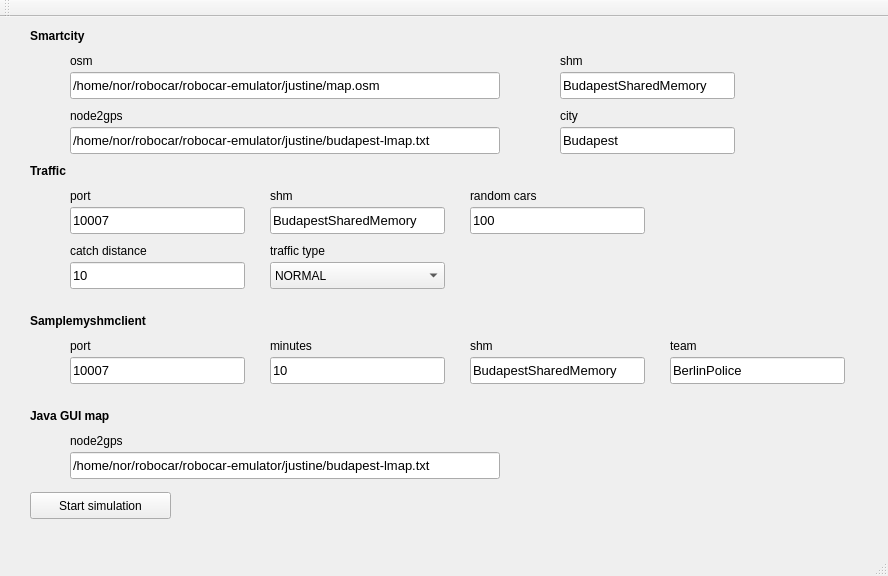
<?xml version="1.0" encoding="UTF-8"?>
<ui version="4.0">
 <class>MainWindow</class>
 <widget class="QMainWindow" name="MainWindow">
  <property name="geometry">
   <rect>
    <x>0</x>
    <y>0</y>
    <width>888</width>
    <height>576</height>
   </rect>
  </property>
  <property name="sizePolicy">
   <sizepolicy hsizetype="Fixed" vsizetype="Fixed">
    <horstretch>0</horstretch>
    <verstretch>0</verstretch>
   </sizepolicy>
  </property>
  <property name="minimumSize">
   <size>
    <width>888</width>
    <height>576</height>
   </size>
  </property>
  <property name="maximumSize">
   <size>
    <width>888</width>
    <height>576</height>
   </size>
  </property>
  <property name="windowTitle">
   <string>Robocar GUI Control</string>
  </property>
  <widget class="QWidget" name="centralWidget">
   <widget class="QLineEdit" name="c1o1Tex">
    <property name="geometry">
     <rect>
      <x>70</x>
      <y>55</y>
      <width>430</width>
      <height>27</height>
     </rect>
    </property>
    <property name="font">
     <font>
      <pointsize>10</pointsize>
     </font>
    </property>
    <property name="text">
     <string>/home/nor/robocar/robocar-emulator/justine/map.osm</string>
    </property>
   </widget>
   <widget class="QLabel" name="c1o1Lbl">
    <property name="geometry">
     <rect>
      <x>70</x>
      <y>35</y>
      <width>91</width>
      <height>17</height>
     </rect>
    </property>
    <property name="text">
     <string>osm</string>
    </property>
   </widget>
   <widget class="QPushButton" name="startSimBtn">
    <property name="geometry">
     <rect>
      <x>30</x>
      <y>475</y>
      <width>141</width>
      <height>27</height>
     </rect>
    </property>
    <property name="text">
     <string>Start simulation</string>
    </property>
   </widget>
   <widget class="QLabel" name="smcLbl">
    <property name="geometry">
     <rect>
      <x>30</x>
      <y>10</y>
      <width>81</width>
      <height>17</height>
     </rect>
    </property>
    <property name="font">
     <font>
      <weight>75</weight>
      <bold>true</bold>
     </font>
    </property>
    <property name="text">
     <string>Smartcity</string>
    </property>
   </widget>
   <widget class="QLabel" name="c1o2Lbl">
    <property name="geometry">
     <rect>
      <x>560</x>
      <y>90</y>
      <width>67</width>
      <height>17</height>
     </rect>
    </property>
    <property name="text">
     <string>city</string>
    </property>
   </widget>
   <widget class="QLineEdit" name="c1o2Tex">
    <property name="geometry">
     <rect>
      <x>560</x>
      <y>110</y>
      <width>175</width>
      <height>27</height>
     </rect>
    </property>
    <property name="font">
     <font>
      <pointsize>10</pointsize>
     </font>
    </property>
    <property name="text">
     <string>Budapest</string>
    </property>
   </widget>
   <widget class="QLineEdit" name="c1o3Tex">
    <property name="geometry">
     <rect>
      <x>560</x>
      <y>55</y>
      <width>175</width>
      <height>27</height>
     </rect>
    </property>
    <property name="font">
     <font>
      <pointsize>10</pointsize>
     </font>
    </property>
    <property name="text">
     <string>BudapestSharedMemory</string>
    </property>
   </widget>
   <widget class="QLineEdit" name="c1o4Tex">
    <property name="geometry">
     <rect>
      <x>70</x>
      <y>110</y>
      <width>430</width>
      <height>27</height>
     </rect>
    </property>
    <property name="font">
     <font>
      <pointsize>10</pointsize>
     </font>
    </property>
    <property name="text">
     <string>/home/nor/robocar/robocar-emulator/justine/budapest-lmap.txt</string>
    </property>
   </widget>
   <widget class="QLabel" name="c1o3Lbl">
    <property name="geometry">
     <rect>
      <x>560</x>
      <y>35</y>
      <width>67</width>
      <height>17</height>
     </rect>
    </property>
    <property name="text">
     <string>shm</string>
    </property>
   </widget>
   <widget class="QLabel" name="c1o4Lbl">
    <property name="geometry">
     <rect>
      <x>70</x>
      <y>90</y>
      <width>121</width>
      <height>17</height>
     </rect>
    </property>
    <property name="text">
     <string>node2gps</string>
    </property>
   </widget>
   <widget class="QLabel" name="traffLbl">
    <property name="geometry">
     <rect>
      <x>30</x>
      <y>145</y>
      <width>51</width>
      <height>17</height>
     </rect>
    </property>
    <property name="font">
     <font>
      <weight>75</weight>
      <bold>true</bold>
     </font>
    </property>
    <property name="text">
     <string>Traffic</string>
    </property>
   </widget>
   <widget class="QLabel" name="clientLbl">
    <property name="geometry">
     <rect>
      <x>30</x>
      <y>295</y>
      <width>151</width>
      <height>17</height>
     </rect>
    </property>
    <property name="font">
     <font>
      <weight>75</weight>
      <bold>true</bold>
     </font>
    </property>
    <property name="text">
     <string>Samplemyshmclient</string>
    </property>
   </widget>
   <widget class="QLabel" name="clientLbl_2">
    <property name="geometry">
     <rect>
      <x>30</x>
      <y>390</y>
      <width>151</width>
      <height>17</height>
     </rect>
    </property>
    <property name="font">
     <font>
      <weight>75</weight>
      <bold>true</bold>
     </font>
    </property>
    <property name="text">
     <string>Java GUI map</string>
    </property>
   </widget>
   <widget class="QLabel" name="c3o4Lbl">
    <property name="geometry">
     <rect>
      <x>670</x>
      <y>320</y>
      <width>121</width>
      <height>17</height>
     </rect>
    </property>
    <property name="text">
     <string>team</string>
    </property>
   </widget>
   <widget class="QLabel" name="c3o3Lbl">
    <property name="geometry">
     <rect>
      <x>470</x>
      <y>320</y>
      <width>67</width>
      <height>17</height>
     </rect>
    </property>
    <property name="text">
     <string>shm</string>
    </property>
   </widget>
   <widget class="QLineEdit" name="c3o4Tex">
    <property name="geometry">
     <rect>
      <x>670</x>
      <y>340</y>
      <width>175</width>
      <height>27</height>
     </rect>
    </property>
    <property name="font">
     <font>
      <pointsize>10</pointsize>
     </font>
    </property>
    <property name="text">
     <string>BerlinPolice</string>
    </property>
   </widget>
   <widget class="QLabel" name="c3o2Lbl">
    <property name="geometry">
     <rect>
      <x>270</x>
      <y>320</y>
      <width>67</width>
      <height>17</height>
     </rect>
    </property>
    <property name="text">
     <string>minutes</string>
    </property>
   </widget>
   <widget class="QLabel" name="c3o1Lbl">
    <property name="geometry">
     <rect>
      <x>70</x>
      <y>320</y>
      <width>91</width>
      <height>17</height>
     </rect>
    </property>
    <property name="text">
     <string>port</string>
    </property>
   </widget>
   <widget class="QLineEdit" name="c3o3Tex">
    <property name="geometry">
     <rect>
      <x>470</x>
      <y>340</y>
      <width>175</width>
      <height>27</height>
     </rect>
    </property>
    <property name="font">
     <font>
      <pointsize>10</pointsize>
     </font>
    </property>
    <property name="text">
     <string>BudapestSharedMemory</string>
    </property>
   </widget>
   <widget class="QLineEdit" name="c3o2Tex">
    <property name="geometry">
     <rect>
      <x>270</x>
      <y>340</y>
      <width>175</width>
      <height>27</height>
     </rect>
    </property>
    <property name="font">
     <font>
      <pointsize>10</pointsize>
     </font>
    </property>
    <property name="text">
     <string>10</string>
    </property>
   </widget>
   <widget class="QLineEdit" name="c3o1Tex">
    <property name="geometry">
     <rect>
      <x>70</x>
      <y>340</y>
      <width>175</width>
      <height>27</height>
     </rect>
    </property>
    <property name="font">
     <font>
      <pointsize>10</pointsize>
     </font>
    </property>
    <property name="text">
     <string>10007</string>
    </property>
   </widget>
   <widget class="QLineEdit" name="c2o1Tex">
    <property name="geometry">
     <rect>
      <x>70</x>
      <y>190</y>
      <width>175</width>
      <height>27</height>
     </rect>
    </property>
    <property name="font">
     <font>
      <pointsize>10</pointsize>
     </font>
    </property>
    <property name="text">
     <string>10007</string>
    </property>
   </widget>
   <widget class="QLabel" name="c2o1Lbl">
    <property name="geometry">
     <rect>
      <x>70</x>
      <y>170</y>
      <width>91</width>
      <height>17</height>
     </rect>
    </property>
    <property name="text">
     <string>port</string>
    </property>
   </widget>
   <widget class="QLabel" name="c2o2Lbl">
    <property name="geometry">
     <rect>
      <x>270</x>
      <y>170</y>
      <width>67</width>
      <height>17</height>
     </rect>
    </property>
    <property name="text">
     <string>shm</string>
    </property>
   </widget>
   <widget class="QLineEdit" name="c2o2Tex">
    <property name="geometry">
     <rect>
      <x>270</x>
      <y>190</y>
      <width>175</width>
      <height>27</height>
     </rect>
    </property>
    <property name="font">
     <font>
      <pointsize>10</pointsize>
     </font>
    </property>
    <property name="text">
     <string>BudapestSharedMemory</string>
    </property>
   </widget>
   <widget class="QLineEdit" name="c4o1Tex">
    <property name="geometry">
     <rect>
      <x>70</x>
      <y>435</y>
      <width>430</width>
      <height>27</height>
     </rect>
    </property>
    <property name="font">
     <font>
      <pointsize>10</pointsize>
     </font>
    </property>
    <property name="text">
     <string>/home/nor/robocar/robocar-emulator/justine/budapest-lmap.txt</string>
    </property>
   </widget>
   <widget class="QLabel" name="c4o1Lbl">
    <property name="geometry">
     <rect>
      <x>70</x>
      <y>415</y>
      <width>121</width>
      <height>17</height>
     </rect>
    </property>
    <property name="text">
     <string>node2gps</string>
    </property>
   </widget>
   <widget class="QLineEdit" name="c2o3Tex">
    <property name="geometry">
     <rect>
      <x>470</x>
      <y>190</y>
      <width>175</width>
      <height>27</height>
     </rect>
    </property>
    <property name="font">
     <font>
      <pointsize>10</pointsize>
     </font>
    </property>
    <property name="text">
     <string>100</string>
    </property>
   </widget>
   <widget class="QLabel" name="c2o3Lbl">
    <property name="geometry">
     <rect>
      <x>470</x>
      <y>170</y>
      <width>171</width>
      <height>17</height>
     </rect>
    </property>
    <property name="text">
     <string>random cars</string>
    </property>
   </widget>
   <widget class="QLineEdit" name="c2o4Tex">
    <property name="geometry">
     <rect>
      <x>70</x>
      <y>245</y>
      <width>175</width>
      <height>27</height>
     </rect>
    </property>
    <property name="font">
     <font>
      <pointsize>10</pointsize>
     </font>
    </property>
    <property name="text">
     <string>10</string>
    </property>
   </widget>
   <widget class="QLabel" name="c2o4Lbl">
    <property name="geometry">
     <rect>
      <x>70</x>
      <y>225</y>
      <width>171</width>
      <height>17</height>
     </rect>
    </property>
    <property name="text">
     <string>catch distance</string>
    </property>
   </widget>
   <widget class="QLabel" name="c2o4Lbl_2">
    <property name="geometry">
     <rect>
      <x>270</x>
      <y>225</y>
      <width>171</width>
      <height>17</height>
     </rect>
    </property>
    <property name="text">
     <string>traffic type</string>
    </property>
   </widget>
   <widget class="QComboBox" name="traffictCmbox">
    <property name="geometry">
     <rect>
      <x>270</x>
      <y>245</y>
      <width>175</width>
      <height>27</height>
     </rect>
    </property>
    <item>
     <property name="text">
      <string>NORMAL</string>
     </property>
    </item>
    <item>
     <property name="text">
      <string>ANTS</string>
     </property>
    </item>
    <item>
     <property name="text">
      <string>ANTS_RND</string>
     </property>
    </item>
    <item>
     <property name="text">
      <string>ANTS_RERND</string>
     </property>
    </item>
    <item>
     <property name="text">
      <string>ANTS_MRERND</string>
     </property>
    </item>
   </widget>
  </widget>
  <widget class="QMenuBar" name="menuBar">
   <property name="geometry">
    <rect>
     <x>0</x>
     <y>0</y>
     <width>888</width>
     <height>25</height>
    </rect>
   </property>
  </widget>
  <widget class="QToolBar" name="mainToolBar">
   <attribute name="toolBarArea">
    <enum>TopToolBarArea</enum>
   </attribute>
   <attribute name="toolBarBreak">
    <bool>false</bool>
   </attribute>
  </widget>
  <widget class="QStatusBar" name="statusBar"/>
 </widget>
 <layoutdefault spacing="6" margin="11"/>
 <resources/>
 <connections/>
</ui>
